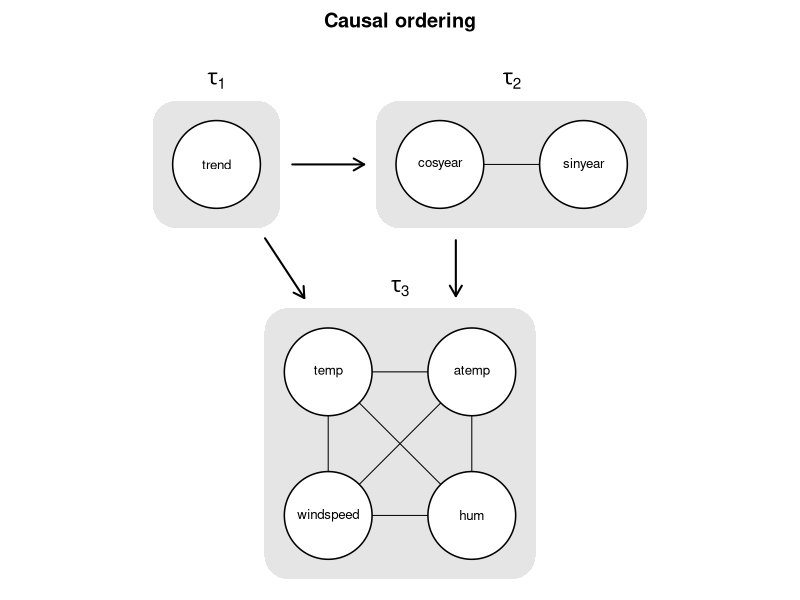
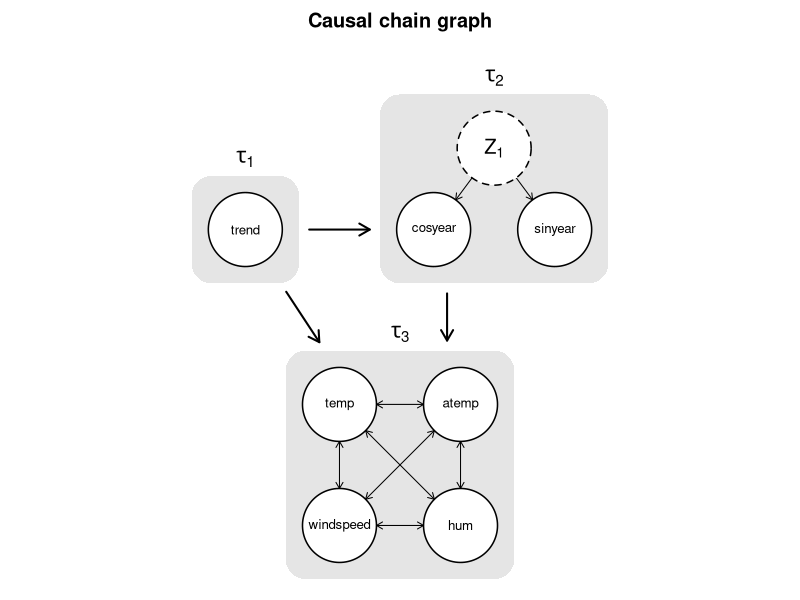

R code for these plots, in order:
library(igraph)

# Convert a chain graph to the format used by the shapr package. This is the same
# function as in ../vignettes/asymmetric_causal.Rmd.orig (chain_graph_test.R checks this).
#
# graph: igraph graph with an edge attribute `type`:
#   "directed"   = causal arrow between chain components,
#   "bidirected" = dependence inside a component from a hidden confounder,
#   "undirected" = mutual interaction inside a component (no confounding).
# Stops if the graph only gives a partial order of the components, as shapr's
# causal_ordering must order all components.
# Helper written for this vignette; not part of shapr and not as thoroughly
# tested. Check the output against the graph before using it.
chain_graph_to_shapr <- function(graph, feature_names = igraph::V(graph)$name) {
  has_type <- igraph::ecount(graph) == 0 || "type" %in% igraph::edge_attr_names(graph)
  if (!igraph::is_directed(graph) || is.null(igraph::V(graph)$name) || !has_type) {
    stop("`graph` must be a directed igraph graph with vertex names and an edge attribute `type`.", call. = FALSE)
  }
  if (anyDuplicated(feature_names) > 0 || !setequal(feature_names, igraph::V(graph)$name)) {
    stop("`feature_names` must contain each vertex name of `graph` exactly once.", call. = FALSE)
  }
  edges <- igraph::as_data_frame(graph, what = "edges")
  if (!all(edges$type %in% c("directed", "bidirected", "undirected"))) {
    stop("The edge attribute `type` must be 'directed', 'bidirected', or 'undirected'.", call. = FALSE)
  }
  is_directed <- edges$type == "directed"

  # Step 1: the chain components
  within_graph <- igraph::graph_from_data_frame(
    edges[!is_directed, ],
    directed = FALSE,
    vertices = data.frame(name = feature_names)
  )
  component <- igraph::components(within_graph)$membership
  n_components <- max(component)

  # Step 2: order the components along the directed edges
  component_edges <- unique(data.frame(
    from = component[edges$from[is_directed]],
    to = component[edges$to[is_directed]]
  ))
  if (any(component_edges$from == component_edges$to)) {
    stop("A directed edge connects two features in the same chain component.", call. = FALSE)
  }
  component_graph <- igraph::graph_from_data_frame(
    component_edges,
    directed = TRUE,
    vertices = data.frame(name = seq_len(n_components))
  )
  if (!igraph::is_dag(component_graph)) {
    stop("The directed edges form a cycle between the chain components.", call. = FALSE)
  }

  # shapr needs a total order: every pair of components must be linked by a directed path
  is_reachable <- is.finite(igraph::distances(component_graph, mode = "out"))
  unordered <- which(!is_reachable & !t(is_reachable) & upper.tri(is_reachable), arr.ind = TRUE)
  if (nrow(unordered) > 0) {
    unordered <- unordered[order(unordered[, 1], unordered[, 2]), , drop = FALSE]
    component_label <- function(k) {
      return(vapply(k, function(i) {
        return(paste0("{", paste(feature_names[component[feature_names] == i], collapse = ", "), "}"))
      }, character(1)))
    }
    stop(
      "The graph only gives a partial order of the chain components, but `causal_ordering` must ",
      "order all components. No directed path links ",
      paste(component_label(unordered[, 1]), "and", component_label(unordered[, 2]), collapse = "; "),
      ". Add directed edges that order these components, or merge them into one chain component.",
      call. = FALSE
    )
  }
  component_order <- as.integer(igraph::topo_sort(component_graph, mode = "out"))
  causal_ordering <- lapply(component_order, function(k) feature_names[component[feature_names] == k])

  # Step 3: a component is confounded if its edges are bidirected
  confounding <- vapply(component_order, function(k) {
    types <- unique(edges$type[!is_directed & component[edges$from] == k])
    if (length(types) > 1) {
      stop("A chain component has both bidirected and undirected edges.", call. = FALSE)
    }
    return(identical(types, "bidirected"))
  }, logical(1))

  return(list(causal_ordering = causal_ordering, confounding = confounding))
}

# Plot a chain graph in the style of the shapr vignette (asymmetric_causal):
# a grey box per chain component, one arrow per pair of components, and the
# edges inside each component.
# style = "ordering": edges inside components as plain lines (no assumption
#                     about where the dependence comes from).
# style = "chain":    a confounded component (bidirected edges) gets a hidden
#                     common cause Z drawn above it; mutual interactions
#                     (undirected edges) are drawn as two-way arrows.
# layout: matrix with one row per feature (row names = feature names).
plot_chain_graph <- function(g, layout, style = c("chain", "ordering"), main = NULL,
                             node_radius = 0.55, label_cex = 0.8) {
  style <- match.arg(style)
  res <- chain_graph_to_shapr(g)
  comps <- res$causal_ordering
  n_comp <- length(comps)
  lay <- layout[V(g)$name, , drop = FALSE]
  comp_of <- setNames(rep(seq_len(n_comp), lengths(comps)), unlist(comps))

  # Hidden confounders: one per confounded component, drawn above it
  latent <- vector("list", n_comp)
  if (style == "chain") {
    for (k in which(res$confounding)) {
      m <- lay[comps[[k]], , drop = FALSE]
      latent[[k]] <- c(mean(m[, 1]), max(m[, 2]) + 2.2 * node_radius)
    }
  }

  # Component boxes
  pad <- node_radius + 0.25
  boxes <- t(sapply(seq_len(n_comp), function(k) {
    pts <- rbind(lay[comps[[k]], , drop = FALSE], latent[[k]])
    c(xmin = min(pts[, 1]) - pad, xmax = max(pts[, 1]) + pad,
      ymin = min(pts[, 2]) - pad, ymax = max(pts[, 2]) + pad)
  }))
  rounded_rect <- function(b, r = 0.3) {
    a <- seq(0, pi / 2, length.out = 10)
    x <- c(b["xmax"] - r + r * cos(a), b["xmin"] + r - r * sin(a),
           b["xmin"] + r - r * cos(a), b["xmax"] - r + r * sin(a))
    y <- c(b["ymax"] - r + r * sin(a), b["ymax"] - r + r * cos(a),
           b["ymin"] + r - r * sin(a), b["ymin"] + r - r * cos(a))
    polygon(x, y, col = "grey90", border = NA)
  }

  # Point where the line from the box centre in direction d leaves the box
  box_exit <- function(b, d) {
    ctr <- c(mean(b[c("xmin", "xmax")]), mean(b[c("ymin", "ymax")]))
    half <- c(b["xmax"] - b["xmin"], b["ymax"] - b["ymin"]) / 2
    ctr + d * min(half / abs(d))
  }
  # Line between two circles, shortened so it starts and ends at the circle edges
  node_line <- function(p1, p2, r1 = node_radius, r2 = node_radius) {
    u <- (p2 - p1) / sqrt(sum((p2 - p1)^2))
    c(p1 + u * r1, p2 - u * r2)
  }
  circle <- function(p, lty = 1) {
    a <- seq(0, 2 * pi, length.out = 100)
    polygon(p[1] + node_radius * cos(a), p[2] + node_radius * sin(a), col = "white", lty = lty, lwd = 1.5)
  }

  par(mar = c(0, 0, if (is.null(main)) 0 else 2, 0))
  plot.new()
  plot.window(xlim = range(boxes[, c("xmin", "xmax")]),
              ylim = range(boxes[, c("ymin", "ymax")]) + c(0, 0.5), asp = 1)
  if (!is.null(main)) title(main)

  for (k in seq_len(n_comp)) {
    rounded_rect(boxes[k, ])
    text(mean(boxes[k, c("xmin", "xmax")]), boxes[k, "ymax"] + 0.25, bquote(tau[.(k)]), cex = 1.3)
  }

  # Arrows between components (one per pair of components with a directed edge)
  el <- as_edgelist(g)
  type <- E(g)$type
  dir <- unique(cbind(comp_of[el[type == "directed", 1]], comp_of[el[type == "directed", 2]]))
  for (i in seq_len(nrow(dir))) {
    b1 <- boxes[dir[i, 1], ]
    b2 <- boxes[dir[i, 2], ]
    y_overlap <- c(max(b1["ymin"], b2["ymin"]), min(b1["ymax"], b2["ymax"]))
    x_overlap <- c(max(b1["xmin"], b2["xmin"]), min(b1["xmax"], b2["xmax"]))
    if (diff(y_overlap) > 0.5) {
      # Boxes side by side: horizontal arrow in the middle of their common height
      y <- mean(y_overlap)
      right <- b2["xmin"] > b1["xmax"]
      p1 <- c(if (right) b1["xmax"] + 0.15 else b1["xmin"] - 0.15, y)
      p2 <- c(if (right) b2["xmin"] - 0.15 else b2["xmax"] + 0.15, y)
    } else if (diff(x_overlap) > 0.5) {
      # Boxes above each other: vertical arrow in the middle of their common width
      x <- mean(x_overlap)
      down <- b2["ymax"] < b1["ymin"]
      p1 <- c(x, if (down) b1["ymin"] - 0.15 else b1["ymax"] + 0.15)
      p2 <- c(x, if (down) b2["ymax"] + 0.15 else b2["ymin"] - 0.15)
    } else {
      c1 <- c(mean(b1[c("xmin", "xmax")]), mean(b1[c("ymin", "ymax")]))
      c2 <- c(mean(b2[c("xmin", "xmax")]), mean(b2[c("ymin", "ymax")]))
      d <- (c2 - c1) / sqrt(sum((c2 - c1)^2))
      p1 <- box_exit(b1, d) + 0.15 * d
      p2 <- box_exit(b2, -d) - 0.15 * d
    }
    arrows(p1[1], p1[2], p2[1], p2[2], lwd = 2, length = 0.12)
  }

  # Edges inside the components
  for (i in which(type != "directed")) {
    p <- node_line(lay[el[i, 1], ], lay[el[i, 2], ])
    if (style == "ordering") {
      segments(p[1], p[2], p[3], p[4])
    } else if (type[i] == "undirected") {
      arrows(p[1], p[2], p[3], p[4], code = 3, length = 0.07)
    } # bidirected edges are drawn as a hidden confounder below
  }
  z <- 0 # confounders are numbered Z_1, Z_2, ... in component order
  for (k in which(!sapply(latent, is.null))) {
    z <- z + 1
    for (v in comps[[k]]) {
      p <- node_line(latent[[k]], lay[v, ])
      arrows(p[1], p[2], p[3], p[4], length = 0.07)
    }
    circle(latent[[k]], lty = 2)
    text(latent[[k]][1], latent[[k]][2], bquote(Z[.(z)]), cex = 1.2)
  }

  # Feature nodes
  for (v in rownames(lay)) {
    circle(lay[v, ])
    text(lay[v, 1], lay[v, 2], v, cex = label_cex)
  }
  invisible(res)
}

# ------------------------------------------------------------------
# The bike sharing example from the vignette
# ------------------------------------------------------------------
feat <- c("trend", "cosyear", "sinyear", "temp", "atemp", "windspeed", "hum")
season <- c("cosyear", "sinyear")
weather <- c("temp", "atemp", "windspeed", "hum")

pairs <- function(v) { p <- t(combn(v, 2)); data.frame(from = p[, 1], to = p[, 2]) }
cross <- function(a, b) expand.grid(from = a, to = b, stringsAsFactors = FALSE)
arrows_between <- rbind(
  cbind(cross("trend", c(season, weather)), type = "directed"),   # causal arrows
  cbind(cross(season, weather),            type = "directed")
)

# Causal ordering: only which features belong together and the order of the
# components; nothing is assumed about the dependence inside a component.
g_causal_ordering <- graph_from_data_frame(rbind(
  arrows_between,
  cbind(pairs(season),  type = "undirected"),
  cbind(pairs(weather), type = "undirected")
), directed = TRUE, vertices = data.frame(name = feat))

# Causal chain graph: also says where the dependence inside a component comes from.
g_causal_chain <- graph_from_data_frame(rbind(
  arrows_between,
  cbind(pairs(season),  type = "bidirected"), # common hidden confounder: cosyear <-> sinyear
  cbind(pairs(weather), type = "undirected")  # mutual interactions: temp -- atemp ...
), directed = TRUE, vertices = data.frame(name = feat))
g <- g_causal_chain # name used by chain_graph_plot.R

# Plot both graphs (layout as in the vignette figures)
lay <- rbind(trend = c(0, 3.6), cosyear = c(2.8, 3.6), sinyear = c(4.6, 3.6),
             temp = c(1.4, 1.0), atemp = c(3.2, 1.0), windspeed = c(1.4, -0.8), hum = c(3.2, -0.8))
plot_chain_graph(g_causal_ordering, lay, style = "ordering", main = "Causal ordering")
plot_chain_graph(g_causal_chain, lay, style = "chain", main = "Causal chain graph")

# ------------------------------------------------------------------
# shapr arguments
# ------------------------------------------------------------------
# Asymmetric conditional Shapley values only need the ordering (confounding = NULL):
res_ordering <- chain_graph_to_shapr(g_causal_ordering, feat)
res_ordering$causal_ordering

# Causal Shapley values need both:
res <- chain_graph_to_shapr(g_causal_chain, feat)
str(res)
# Indices instead of names:
print(lapply(res$causal_ordering, match, table = feat))
